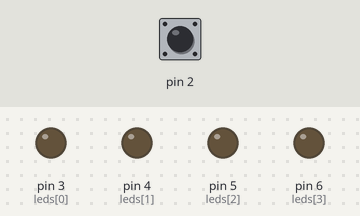
Simulated run of this sketch. Board: Arduino Uno, built with avr-gcc and run on an emulated ATmega328P. On the bench: output pins drawn as LEDs (lit = HIGH). Inputs (shaded band) come from the test bench; at power-on: pin 2 LOW.

Above: at 1.2 s.
1.3 s: pin 2 driven HIGH
At 2.3 s:
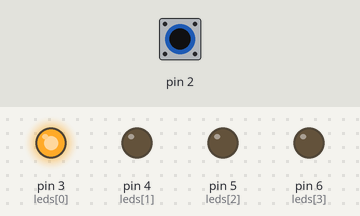
2.8 s: pin 2 pulsed LOW 5 times (0.12 s each, 0.3 s apart)
At 5.1 s:
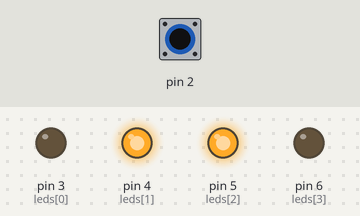
5.8 s: pin 2 pulsed LOW 2 times (0.12 s each, 0.3 s apart)
At 6.7 s:
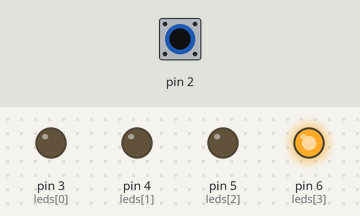
Timing chart, 0 to 8.8 s (numbered marks = the images above; inputs shaded):
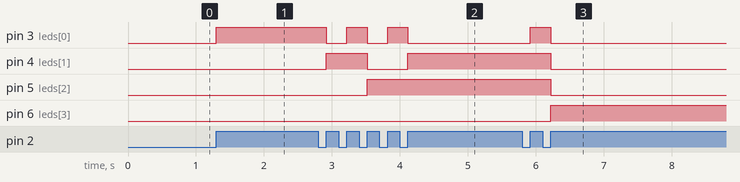

The sketch:

binarioLeds.ino
```cpp
int leds[] = {3, 4, 5, 6};
int valor_boton = 0;
int cociente, resto;
int contador = 0;
int j;
long T0 = 0;

void setup() {
  int i = 0;
  for(i = 0; i < 4; i++) {
    pinMode(leds[i], OUTPUT);
  }
  //pinMode(boton, INPUT);
  attachInterrupt(0, servicioBoton, RISING);
}

void loop() {
  if(valor_boton == 1) {
    contador = (contador + 1) % 16;
    if(contador == 0) {
      for(j = 0; j < 4; j++) {
        digitalWrite(leds[j], LOW);
      }
    } else if(contador == 1) {
      digitalWrite(leds[0], HIGH);
      for(j = 1; j < 4; j++) {
        digitalWrite(leds[j], LOW);
      }
    } else {
      imprimirBinario(contador, 0);
    }
    valor_boton = 0;
  }
}

void imprimirBinario(int num, int i) {
   int aux;
   if(num == 0) {
    int v;
    for(v = i; v < 4; v++) {
      digitalWrite(leds[v], LOW);
    }
    return;
   }
   aux=num%2;
   num=num/2;
   imprimirBinario(num, i + 1);
   if(aux == 1) {
    digitalWrite(leds[i], HIGH);
   } else {
    digitalWrite(leds[i], LOW);
   }
}

void servicioBoton() {
  if(millis() > T0 + 250) {
    valor_boton = 1;
    T0 = millis();
  }
}
```

Measured:
- after the input at 1.3 s, pin 3 (leds[0]): LOW → HIGH at once
- after the input at 2.8 s, pin 3 (leds[0]): alternates HIGH for 0.30 s and LOW for 0.30 s, 5 changes in all, then stays LOW, starting after 0.12 s; pin 4 (leds[1]): LOW → HIGH after 0.12 s, → LOW 0.60 s later, → HIGH 0.60 s later; pin 5 (leds[2]): LOW → HIGH after 0.72 s
- after the input at 5.8 s, pin 3 (leds[0]): LOW → HIGH after 0.12 s, → LOW 0.30 s later; pin 4 (leds[1]), pin 5 (leds[2]): HIGH → LOW after 0.42 s; pin 6 (leds[3]): LOW → HIGH after 0.42 s
